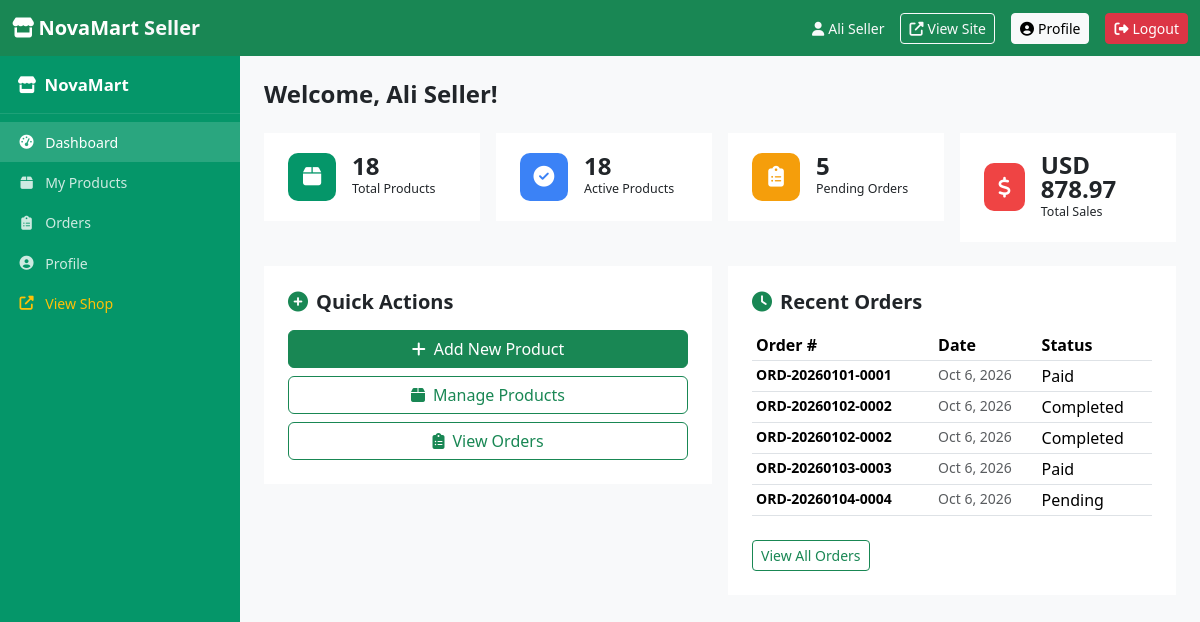
The page /seller/dashboard.php (signed in) on the database its author committed.
### tables this page shows
CREATE TABLE `orders` (
  `id` INT UNSIGNED AUTO_INCREMENT PRIMARY KEY,
  `order_number` VARCHAR(30) NOT NULL UNIQUE,
  `user_id` INT UNSIGNED NOT NULL,
  `subtotal` DECIMAL(10,2) NOT NULL DEFAULT 0.00,
  `discount_amount` DECIMAL(10,2) NOT NULL DEFAULT 0.00,
  `shipping_fee` DECIMAL(10,2) NOT NULL DEFAULT 0.00,
  `total_amount` DECIMAL(10,2) NOT NULL DEFAULT 0.00,
  `coupon_id` INT UNSIGNED DEFAULT NULL,
  `payment_method` ENUM('paypal','cod','bank') NOT NULL DEFAULT 'cod',
  `payment_status` ENUM('pending','paid','refunded','failed') NOT NULL DEFAULT 'pending',
  `transaction_id` VARCHAR(100) DEFAULT NULL,
  `order_status` ENUM('pending','paid','processing','shipped','completed','cancelled') NOT NULL DEFAULT 'pending',
  `shipping_name` VARCHAR(120) NOT NULL,
  `shipping_phone` VARCHAR(30) NOT NULL,
  `shipping_address` TEXT NOT NULL,
  `created_at` DATETIME NOT NULL DEFAULT CURRENT_TIMESTAMP,
  `updated_at` DATETIME NOT NULL DEFAULT CURRENT_TIMESTAMP ON UPDATE CURRENT_TIMESTAMP,
  FOREIGN KEY (`user_id`) REFERENCES `users`(`id`) ON DELETE CASCADE,
  FOREIGN KEY (`coupon_id`) REFERENCES `coupons`(`id`) ON DELETE SET NULL
);

### includes/functions.php (called while the page is built, shortened)
<?php
function e(string $value): string
{
    return htmlspecialchars($value, ENT_QUOTES | ENT_HTML5, 'UTF-8');
}
function formatCurrency(float $amount, ?string $currency = null): string
{
    $currency ??= defined('PAYPAL_CURRENCY') ? PAYPAL_CURRENCY : 'USD';
    return $currency . ' ' . number_format($amount, 2);
}

### seller/dashboard.php (the view, shortened to what this page needs)
<?php
require_once __DIR__ . '/../config/db.php';
require_once __DIR__ . '/includes/functions.php';
require_once __DIR__ . '/includes/seller_navbar.php';
$user = $_SESSION['user'];
$userId = $user['id'];
$statsStmt = $pdo->prepare("
    SELECT
      (SELECT COUNT(*) FROM products WHERE seller_id=?) AS total_products,
      (SELECT COUNT(*) FROM products WHERE seller_id=? AND status='active') AS active_products,
      (SELECT COUNT(DISTINCT oi.order_id) FROM order_items oi JOIN orders o ON o.id=oi.order_id WHERE oi.seller_id=?) AS total_orders,
      (SELECT COALESCE(SUM(oi.subtotal),0) FROM order_items oi JOIN orders o ON o.id=oi.order_id WHERE oi.seller_id=? AND o.order_status IN ('completed','shipped','processing')) AS total_sales
");
$statsStmt->execute([$userId, $userId, $userId, $userId]);
$stats = $statsStmt->fetch();
$pendingOrders = $pdo->prepare("
    SELECT COUNT(*) FROM orders o JOIN order_items oi ON oi.order_id=o.id
    WHERE oi.seller_id=? AND o.order_status IN ('pending','paid')
");
$pendingOrders->execute([$userId]);
$pendingOrders = (int)$pendingOrders->fetchColumn();
$recentOrders = $pdo->prepare("
    SELECT o.* FROM orders o
    JOIN order_items oi ON oi.order_id=o.id
    WHERE oi.seller_id=?
    ORDER BY o.created_at DESC LIMIT 5
");
$recentOrders->execute([$userId]);
$recentOrders = $recentOrders->fetchAll();
?>
<!DOCTYPE html>
<html lang="en">
<head>
  <link href="https://cdn.jsdelivr.net/npm/bootstrap@5.3.3/dist/css/bootstrap.min.css" rel="stylesheet">
  <link href="https://cdnjs.cloudflare.com/ajax/libs/font-awesome/6.5.1/css/all.min.css" rel="stylesheet">
  <link href="<?= APP_URL ?>/assets/css/seller.css" rel="stylesheet">
</head>
<body class="bg-light">
<div class="seller-layout">
  <aside class="seller-sidebar" id="sellerSidebar">
    <div class="brand"><i class="fas fa-store me-2"></i><?= e(APP_NAME) ?></div>
    <nav class="nav flex-column mt-2">
      <a class="nav-link active" href="<?= APP_URL ?>/seller/dashboard.php">
        <i class="fas fa-tachometer-alt"></i> Dashboard
      </a>
      <a class="nav-link" href="<?= APP_URL ?>/seller/products.php">
        <i class="fas fa-box"></i> My Products
      </a>
      <a class="nav-link" href="<?= APP_URL ?>/seller/orders.php">
        <i class="fas fa-clipboard-list"></i> Orders
      </a>
      <a class="nav-link" href="<?= APP_URL ?>/seller/profile.php">
        <i class="fas fa-user-circle"></i> Profile
      </a>
      <a class="nav-link text-warning" href="<?= APP_URL ?>/public/shop.php" target="_blank">
        <i class="fas fa-external-link-alt"></i> View Shop
      </a>
    </nav>
  </aside>
  <div class="seller-main">
    <div class="d-flex align-items-center justify-content-between mb-4">
      <h4 class="fw-bold mb-0">Welcome, <?= e($user['name']) ?>!</h4>
    </div>
    <div class="row g-3 mb-4">
      <div class="col-6 col-md-3">
        <div class="seller-stat">
          <div class="stat-icon si-green"><i class="fas fa-box"></i></div>
          <div>
            <div class="stat-value"><?= (int)$stats['total_products'] ?></div>
            <div class="stat-label">Total Products</div>
          </div>
        </div>
      </div>
      <div class="col-6 col-md-3">
        <div class="seller-stat">
          <div class="stat-icon si-blue"><i class="fas fa-check-circle"></i></div>
          <div>
            <div class="stat-value"><?= (int)$stats['active_products'] ?></div>
            <div class="stat-label">Active Products</div>
          </div>
        </div>
      </div>
      <div class="col-6 col-md-3">
        <div class="seller-stat">
          <div class="stat-icon si-orange"><i class="fas fa-clipboard-list"></i></div>
          <div>
            <div class="stat-value"><?= $pendingOrders ?></div>
            <div class="stat-label">Pending Orders</div>
          </div>
        </div>
      </div>
      <div class="col-6 col-md-3">
        <div class="seller-stat">
          <div class="stat-icon si-red"><i class="fas fa-dollar-sign"></i></div>
          <div>
            <div class="stat-value"><?= formatCurrency((float)$stats['total_sales']) ?></div>
            <div class="stat-label">Total Sales</div>
          </div>
        </div>
      </div>
    </div>
    <div class="row g-3 mb-4">
      <div class="col-md-6">
        <div class="seller-card">
          <h5><i class="fas fa-plus-circle me-2 text-success"></i>Quick Actions</h5>
          <div class="d-grid gap-2">
            <a href="<?= APP_URL ?>/seller/product_add.php" class="btn btn-success">
              <i class="fas fa-plus me-2"></i>Add New Product
            </a>
            <a href="<?= APP_URL ?>/seller/products.php" class="btn btn-outline-success">
              <i class="fas fa-box me-2"></i>Manage Products
            </a>
            <a href="<?= APP_URL ?>/seller/orders.php" class="btn btn-outline-success">
              <i class="fas fa-clipboard-list me-2"></i>View Orders
            </a>
          </div>
        </div>
      </div>
      <div class="col-md-6">
        <div class="seller-card">
          <h5><i class="fas fa-clock me-2 text-success"></i>Recent Orders</h5>
          <?php if (empty($recentOrders)): ?>
            <p class="text-muted small">No orders yet.</p>
          <?php else: ?>
            <div class="table-responsive">
              <table class="table table-sm table-hover">
                <thead><tr><th>Order #</th><th>Date</th><th>Status</th></tr></thead>
                <tbody>
                  <?php foreach ($recentOrders as $ro):
                    $statusClass = match($ro['order_status']) {
                        'pending' => 'badge-pending', 'paid' => 'badge-paid',
                        'processing' => 'badge-processing', 'shipped' => 'badge-shipped',
                        'completed' => 'badge-completed', 'cancelled' => 'badge-cancelled',
                    };
                  ?>
                    <tr>
                      <td class="fw-semibold small"><?= e($ro['order_number']) ?></td>
                      <td class="small text-muted"><?= date('M j, Y', strtotime($ro['created_at'])) ?></td>
                      <td><span class="badge-status <?= $statusClass ?>"><?= e(ucwords(str_replace('_',' ',$ro['order_status']))) ?></span></td>
                    </tr>
                  <?php endforeach; ?>
                </tbody>
              </table>
            </div>
            <a href="<?= APP_URL ?>/seller/orders.php" class="btn btn-sm btn-outline-success mt-2">View All Orders</a>
          <?php endif; ?>
        </div>
      </div>
    </div>
  </div>
</div>
</body>
</html>

### assets/css/seller.css (style rules this page uses)
:root { --seller-primary: #059669; --seller-primary-dark: #047857; --seller-bg: #F0FDF4; --seller-card: #fff; }
body { background: var(--seller-bg); }
.seller-layout { display: flex; min-height: 100vh; }
.seller-sidebar { width: 240px; background: var(--seller-primary); color: #fff; flex-shrink: 0; position: fixed; top: 56px; left: 0; bottom: 0; overflow-y: auto; z-index: 100; transition: transform .3s; }
.seller-sidebar .nav-link { color: rgba(255,255,255,.8); padding: .6rem 1.1rem; font-size: .88rem; display: flex; align-items: center; gap: .6rem; transition: background .15s; }
.seller-sidebar .nav-link:hover, .seller-sidebar .nav-link.active { background: rgba(255,255,255,.15); color: #fff; }
.seller-sidebar .nav-link i { width: 18px; text-align: center; }
.seller-sidebar .brand { padding: 1rem 1.1rem; font-weight: 700; font-size: 1.05rem; border-bottom: 1px solid rgba(255,255,255,.1); }
.seller-main { flex: 1; margin-left: 240px; padding: 1.5rem; }
.seller-stat { background: var(--seller-card); border-radius: var(--radius-md); padding: 1.25rem 1.5rem; box-shadow: var(--shadow-sm); display: flex; align-items: center; gap: 1rem; }
.seller-stat .stat-icon { width: 48px; height: 48px; border-radius: 10px; display: flex; align-items: center; justify-content: center; font-size: 1.3rem; color: #fff; }
.seller-stat .stat-value { font-size: 1.5rem; font-weight: 700; line-height: 1; }
.seller-stat .stat-label { font-size: .78rem; color: var(--gray-600); margin-top: 2px; }
.si-green { background: var(--seller-primary); }
.si-blue { background: #3B82F6; }
.si-orange { background: #F59E0B; }
.si-red { background: #EF4444; }
.seller-card { background: var(--seller-card); border-radius: var(--radius-md); box-shadow: var(--shadow-sm); padding: 1.5rem; margin-bottom: 1.5rem; }
.seller-card h5 { font-weight: 700; margin-bottom: 1rem; }

### rows shown on the page
orders: order_number "ORD-20260101-0001", created_at "Oct 6, 2026", order_status "Paid"
orders: order_number "ORD-20260102-0002", created_at "Oct 6, 2026", order_status "Completed"
orders: order_number "ORD-20260103-0003", created_at "Oct 6, 2026", order_status "Paid"
orders: order_number "ORD-20260104-0004", created_at "Oct 6, 2026", order_status "Pending"

### other values the page prints
APP_NAME "NovaMart"
$_SESSION['user']['name'] "Ali Seller"
$user['name'] "Ali Seller"
$stats['total_products'] "18"
$stats['active_products'] "18"
$pendingOrders "5"
formatCurrency((float)$stats['total_sales']) "USD 878.97"
